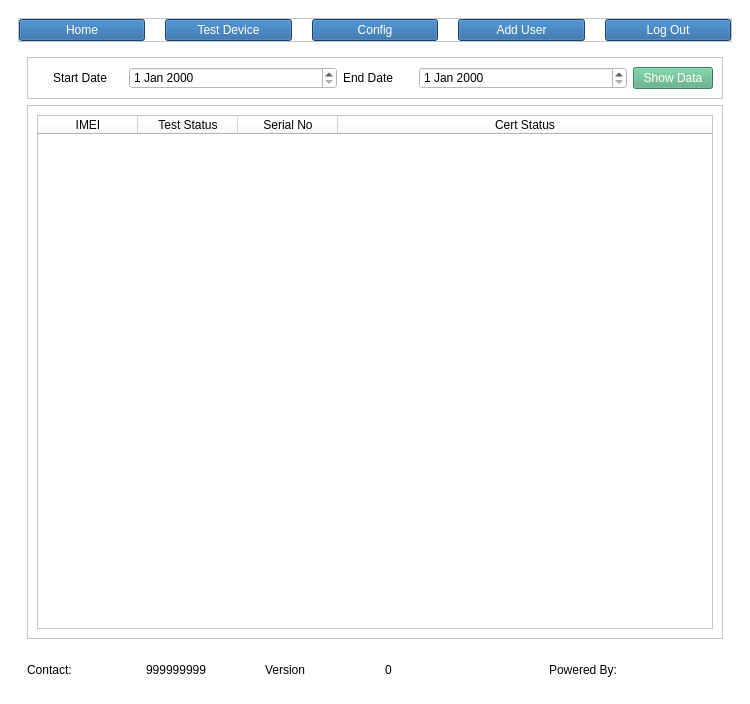
<?xml version="1.0" encoding="UTF-8"?>
<ui version="4.0">
 <class>MainWindow</class>
 <widget class="QMainWindow" name="MainWindow">
  <property name="geometry">
   <rect>
    <x>0</x>
    <y>0</y>
    <width>750</width>
    <height>704</height>
   </rect>
  </property>
  <property name="windowTitle">
   <string>MainWindow</string>
  </property>
  <property name="styleSheet">
   <string notr="true">background-color: rgb(255, 255, 255);</string>
  </property>
  <widget class="QWidget" name="centralwidget">
   <layout class="QVBoxLayout" name="verticalLayout_3">
    <item>
     <widget class="QWidget" name="MainWidget" native="true">
      <layout class="QVBoxLayout" name="mainLayout">
       <item>
        <widget class="QFrame" name="Header">
         <property name="maximumSize">
          <size>
           <width>16777215</width>
           <height>50</height>
          </size>
         </property>
         <property name="font">
          <font>
           <pointsize>11</pointsize>
          </font>
         </property>
         <property name="styleSheet">
          <string notr="true"/>
         </property>
         <property name="frameShape">
          <enum>QFrame::StyledPanel</enum>
         </property>
         <property name="frameShadow">
          <enum>QFrame::Raised</enum>
         </property>
         <layout class="QVBoxLayout" name="verticalLayout_4">
          <property name="spacing">
           <number>0</number>
          </property>
          <property name="leftMargin">
           <number>0</number>
          </property>
          <property name="topMargin">
           <number>0</number>
          </property>
          <property name="rightMargin">
           <number>0</number>
          </property>
          <property name="bottomMargin">
           <number>0</number>
          </property>
          <item>
           <layout class="QHBoxLayout" name="horizontalLayout">
            <property name="spacing">
             <number>20</number>
            </property>
            <property name="leftMargin">
             <number>0</number>
            </property>
            <property name="rightMargin">
             <number>0</number>
            </property>
            <item>
             <widget class="QPushButton" name="homeBtn">
              <property name="styleSheet">
               <string notr="true">color: rgb(255, 255, 255);;
background-color: rgb(29, 93, 155);
font: 12pt &quot;Sans Serif Collection&quot;;</string>
              </property>
              <property name="text">
               <string>Home</string>
              </property>
             </widget>
            </item>
            <item>
             <widget class="QPushButton" name="testDeviceBtn">
              <property name="styleSheet">
               <string notr="true">color: rgb(255, 255, 255);;
background-color: rgb(29, 93, 155);
font: 12pt &quot;Sans Serif Collection&quot;;</string>
              </property>
              <property name="text">
               <string>Test Device</string>
              </property>
             </widget>
            </item>
            <item>
             <widget class="QPushButton" name="config">
              <property name="styleSheet">
               <string notr="true">color: rgb(255, 255, 255);;
background-color: rgb(29, 93, 155);
font: 12pt &quot;Sans Serif Collection&quot;;</string>
              </property>
              <property name="text">
               <string>Config</string>
              </property>
             </widget>
            </item>
            <item>
             <widget class="QPushButton" name="addUserBtn">
              <property name="styleSheet">
               <string notr="true">color: rgb(255, 255, 255);;
background-color: rgb(29, 93, 155);
font: 12pt &quot;Sans Serif Collection&quot;;</string>
              </property>
              <property name="text">
               <string>Add User</string>
              </property>
             </widget>
            </item>
            <item>
             <widget class="QPushButton" name="logOut">
              <property name="styleSheet">
               <string notr="true">color: rgb(255, 255, 255);;
background-color: rgb(29, 93, 155);
font: 12pt &quot;Sans Serif Collection&quot;;</string>
              </property>
              <property name="text">
               <string>Log Out</string>
              </property>
             </widget>
            </item>
           </layout>
          </item>
         </layout>
        </widget>
       </item>
       <item>
        <widget class="QWidget" name="Home" native="true">
         <property name="enabled">
          <bool>true</bool>
         </property>
         <layout class="QVBoxLayout" name="verticalLayout">
          <item>
           <widget class="QFrame" name="frame_2">
            <property name="maximumSize">
             <size>
              <width>16777215</width>
              <height>100</height>
             </size>
            </property>
            <property name="styleSheet">
             <string notr="true"/>
            </property>
            <property name="frameShape">
             <enum>QFrame::StyledPanel</enum>
            </property>
            <property name="frameShadow">
             <enum>QFrame::Raised</enum>
            </property>
            <layout class="QVBoxLayout" name="verticalLayout_6">
             <item>
              <layout class="QHBoxLayout" name="horizontalLayout_2" stretch="1,3,1,3,0">
               <property name="leftMargin">
                <number>16</number>
               </property>
               <item>
                <widget class="QLabel" name="label">
                 <property name="styleSheet">
                  <string notr="true">color: rgb(0, 0, 0);
font: 12pt &quot;MS Shell Dlg 2&quot;;</string>
                 </property>
                 <property name="text">
                  <string>Start Date</string>
                 </property>
                </widget>
               </item>
               <item>
                <widget class="QDateEdit" name="startDate">
                 <property name="styleSheet">
                  <string notr="true">color: rgb(0, 0, 0);
font: 10pt &quot;MS Shell Dlg 2&quot;;</string>
                 </property>
                </widget>
               </item>
               <item>
                <widget class="QLabel" name="label_2">
                 <property name="maximumSize">
                  <size>
                   <width>16777215</width>
                   <height>100</height>
                  </size>
                 </property>
                 <property name="styleSheet">
                  <string notr="true">color: rgb(0, 0, 0);
font: 12pt &quot;MS Shell Dlg 2&quot;;</string>
                 </property>
                 <property name="text">
                  <string>End Date</string>
                 </property>
                </widget>
               </item>
               <item>
                <widget class="QDateEdit" name="endDate">
                 <property name="styleSheet">
                  <string notr="true">color: rgb(0, 0, 0);
font: 10pt &quot;MS Shell Dlg 2&quot;;</string>
                 </property>
                </widget>
               </item>
               <item>
                <widget class="QPushButton" name="showDataBtn">
                 <property name="styleSheet">
                  <string notr="true">background-color: rgb(85, 170, 127);
color: rgb(255, 255, 255);
font: 75 10pt &quot;MS Shell Dlg 2&quot;;</string>
                 </property>
                 <property name="text">
                  <string>Show Data</string>
                 </property>
                </widget>
               </item>
              </layout>
             </item>
            </layout>
           </widget>
          </item>
          <item>
           <widget class="QFrame" name="frame_3">
            <property name="frameShape">
             <enum>QFrame::StyledPanel</enum>
            </property>
            <property name="frameShadow">
             <enum>QFrame::Raised</enum>
            </property>
            <layout class="QVBoxLayout" name="verticalLayout_5">
             <item>
              <widget class="QTableWidget" name="infoTable">
               <property name="styleSheet">
                <string notr="true">background-color: rgb(255, 255, 255);
font: 12pt &quot;MS Shell Dlg 2&quot;;</string>
               </property>
               <attribute name="horizontalHeaderVisible">
                <bool>true</bool>
               </attribute>
               <attribute name="horizontalHeaderCascadingSectionResizes">
                <bool>false</bool>
               </attribute>
               <attribute name="horizontalHeaderMinimumSectionSize">
                <number>56</number>
               </attribute>
               <attribute name="horizontalHeaderShowSortIndicator" stdset="0">
                <bool>false</bool>
               </attribute>
               <attribute name="horizontalHeaderStretchLastSection">
                <bool>true</bool>
               </attribute>
               <attribute name="verticalHeaderHighlightSections">
                <bool>false</bool>
               </attribute>
               <column>
                <property name="text">
                 <string>IMEI</string>
                </property>
               </column>
               <column>
                <property name="text">
                 <string>Test Status</string>
                </property>
               </column>
               <column>
                <property name="text">
                 <string>Serial No</string>
                </property>
               </column>
               <column>
                <property name="text">
                 <string>Cert Status</string>
                </property>
               </column>
              </widget>
             </item>
            </layout>
           </widget>
          </item>
         </layout>
        </widget>
       </item>
       <item>
        <widget class="QFrame" name="powerBy_2">
         <layout class="QHBoxLayout" name="powerBy">
          <item>
           <widget class="QLabel" name="label_6">
            <property name="text">
             <string>Contact:</string>
            </property>
           </widget>
          </item>
          <item>
           <widget class="QLabel" name="label_7">
            <property name="text">
             <string>999999999</string>
            </property>
           </widget>
          </item>
          <item>
           <widget class="QLabel" name="label_5">
            <property name="text">
             <string>Version</string>
            </property>
           </widget>
          </item>
          <item>
           <widget class="QLabel" name="version">
            <property name="text">
             <string>0</string>
            </property>
           </widget>
          </item>
          <item>
           <widget class="QLabel" name="label_4">
            <property name="layoutDirection">
             <enum>Qt::RightToLeft</enum>
            </property>
            <property name="styleSheet">
             <string notr="true">font: 12pt &quot;MS Shell Dlg 2&quot;;
color: rgb(0, 0, 0);</string>
            </property>
            <property name="text">
             <string>Powered By:</string>
            </property>
            <property name="alignment">
             <set>Qt::AlignRight|Qt::AlignTrailing|Qt::AlignVCenter</set>
            </property>
           </widget>
          </item>
          <item>
           <widget class="QLabel" name="label_3">
            <property name="maximumSize">
             <size>
              <width>100</width>
              <height>40</height>
             </size>
            </property>
            <property name="text">
             <string/>
            </property>
            <property name="pixmap">
             <pixmap>PupilMesh Logo.jpeg</pixmap>
            </property>
            <property name="scaledContents">
             <bool>true</bool>
            </property>
           </widget>
          </item>
         </layout>
        </widget>
       </item>
      </layout>
     </widget>
    </item>
   </layout>
  </widget>
 </widget>
 <resources/>
 <connections/>
</ui>
